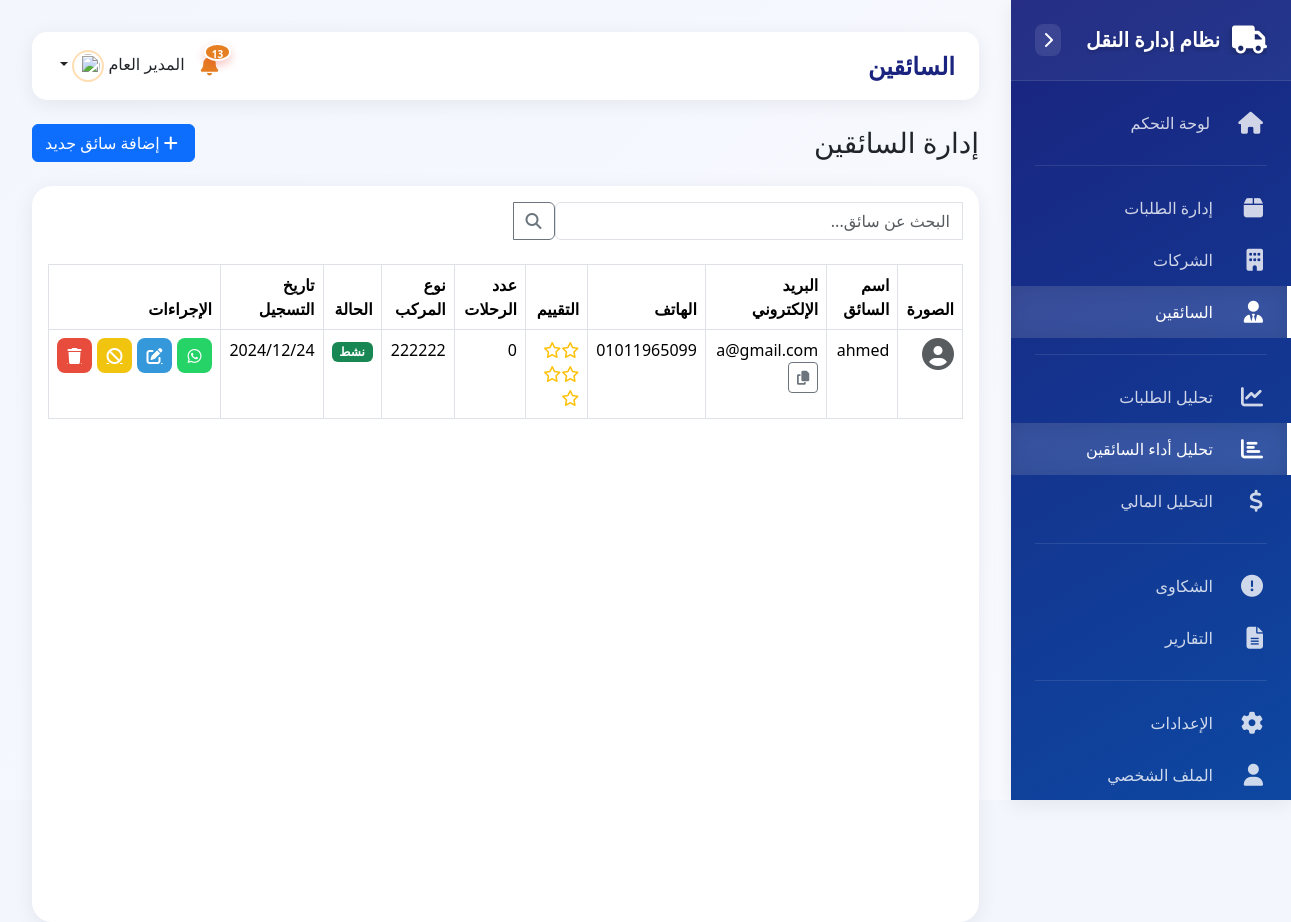
Page /drivers.php (signed in) on the committed database.
### tables this page shows
CREATE TABLE `drivers` (
  `id` int(11) NOT NULL,
  `username` varchar(100) NOT NULL,
  `email` varchar(100) NOT NULL,
  `password` varchar(255) NOT NULL,
  `phone` varchar(20) NOT NULL,
  `age` int(11) DEFAULT NULL,
  `about` text DEFAULT NULL,
  `address` text DEFAULT NULL,
  `profile_image` varchar(255) DEFAULT NULL,
  `id_number` varchar(50) DEFAULT NULL,
  `license_number` varchar(50) DEFAULT NULL,
  `vehicle_type` varchar(50) DEFAULT NULL,
  `vehicle_model` varchar(50) DEFAULT NULL,
  `plate_number` varchar(20) DEFAULT NULL,
  `is_active` tinyint(1) DEFAULT 1,
  `current_status` enum('available','busy','offline') DEFAULT 'offline',
  `rating` decimal(3,2) DEFAULT 0.00,
  `total_trips` int(11) DEFAULT 0,
  `completed_orders` int(11) DEFAULT 0,
  `cancelled_orders` int(11) DEFAULT 0,
  `total_earnings` decimal(10,2) DEFAULT 0.00,
  `last_login` timestamp NULL DEFAULT NULL,
  `last_location` point DEFAULT NULL,
  `created_at` timestamp NOT NULL DEFAULT current_timestamp(),
  `updated_at` timestamp NOT NULL DEFAULT current_timestamp() ON UPDATE current_timestamp()
);

### drivers.php (the view, shortened to what this page needs)
<?php
require_once 'config.php';
$search = isset($_GET['search']) ? $_GET['search'] : '';
$page = isset($_GET['page']) ? (int)$_GET['page'] : 1;
$limit = 10;
$offset = ($page - 1) * $limit;
$query = "SELECT d.*,
    COALESCE(AVG(dr.rating), 0) as rating,
    COUNT(DISTINCT r.id) as total_trips
    FROM drivers d
    LEFT JOIN driver_ratings dr ON d.id = dr.driver_id
    LEFT JOIN requests r ON d.id = r.driver_id AND r.status = 'delivered'
    WHERE 1=1";
$query .= " GROUP BY d.id ORDER BY d.created_at DESC LIMIT :limit OFFSET :offset";
$stmt = $conn->prepare($query);
$stmt->bindValue(':limit', $limit, PDO::PARAM_INT);
$stmt->bindValue(':offset', $offset, PDO::PARAM_INT);
$stmt->execute();
$drivers = $stmt->fetchAll();
require_once 'includes/header.php';
?>
<div class="d-flex justify-content-between align-items-center mb-4">
    <h1 class="h3 mb-0">إدارة السائقين</h1>
    <a href="driver_form.php" class="btn btn-primary">
        <i class="fas fa-plus me-1"></i> إضافة سائق جديد
    </a>
</div>
<div class="card">
    <div class="card-body">
        <form class="row g-3 mb-4">
            <div class="col-md-6">
                <div class="input-group">
                    <input type="text" class="form-control" name="search" placeholder="البحث عن سائق..." value="<?php echo htmlspecialchars($search); ?>">
                    <button class="btn btn-outline-secondary" type="submit">
                        <i class="fas fa-search"></i>
                    </button>
                </div>
            </div>
        </form>
        <div class="table-responsive">
            <table class="table table-bordered table-hover">
                <thead>
                    <tr>
                        <th>الصورة</th>
                        <th>اسم السائق</th>
                        <th>البريد الإلكتروني</th>
                        <th>الهاتف</th>
                        <th>التقييم</th>
                        <th>عدد الرحلات</th>
                        <th>نوع المركب</th>
                        <th>الحالة</th>
                        <th>تاريخ التسجيل</th>
                        <th>الإجراءات</th>
                    </tr>
                </thead>
                <tbody>
                    <?php foreach ($drivers as $driver): ?>
                        <tr>
                            <td>
                                <?php if ($driver['profile_image']): ?>
                                    <img src="uploads/profiles/<?php echo $driver['profile_image']; ?>" alt="Profile" class="img-thumbnail" style="width: 50px;">
                                <?php else: ?>
                                    <i class="fas fa-user-circle fa-2x text-muted"></i>
                                <?php endif; ?>
                            </td>
                            <td><?php echo htmlspecialchars($driver['username']); ?></td>
                            <td>
                                <?php echo htmlspecialchars($driver['email']); ?>
                                <button class="btn btn-sm btn-outline-secondary ms-2"
                                        onclick="copyDriverInfo('<?php echo htmlspecialchars($driver['username']); ?>', '<?php echo htmlspecialchars($driver['email']); ?>', '<?php echo htmlspecialchars($driver['phone']); ?>', '<?php echo htmlspecialchars($driver['username']); ?>@123')"
                                        title="نسخ بيانات السائق">
                                    <i class="fas fa-copy"></i>
                                </button>
                            </td>
                            <td><?php echo htmlspecialchars($driver['phone']); ?></td>
                            <td>
                                <div class="text-warning">
                                    <?php
                                    $rating = $driver['rating'];
                                    echo str_repeat('<i class="far fa-star"></i>', 5 - ceil($rating));
                                    ?>
                                </div>
                            </td>
                            <td><?php echo $driver['total_trips']; ?></td>
                            <td><?php echo htmlspecialchars($driver['vehicle_type']); ?></td>
                            <td>
                                <span class="badge bg-<?php echo $driver['is_active'] ? 'success' : 'danger'; ?>">
                                    <?php echo $driver['is_active'] ? 'نشط' : 'غير نشط'; ?>
                                </span>
                            </td>
                            <td><?php echo date('Y/m/d', strtotime($driver['created_at'])); ?></td>
                            <td>
                                <div class="action-btn-group">
                                    <button type="button"
                                           class="action-btn whatsapp-btn"
                                           onclick="openCompanyWhatsApp('<?php echo htmlspecialchars($driver['phone']); ?>')"
                                           data-title="تواصل عبر واتساب">
                                        <i class="fab fa-whatsapp"></i>
                                    </button>
                                    <a href="driver_form.php?id=<?php echo $driver['id']; ?>"
                                       class="action-btn edit-btn"
                                       data-title="تعديل">
                                        <i class="fas fa-edit"></i>
                                    </a>
                                    <?php if ($driver['is_active']): ?>
                                        <a href="?action=deactivate&id=<?php echo $driver['id']; ?>&token=<?php echo $_SESSION['token']; ?>"
                                           class="action-btn deactivate-btn"
                                           data-title="تعطيل"
                                           onclick="return confirm('هل أنت متأكد من تعطيل هذا السائق؟')">
                                            <i class="fas fa-ban"></i>
                                        </a>
                                    <?php endif; ?>
                                    <a href="?action=delete&id=<?php echo $driver['id']; ?>&token=<?php echo $_SESSION['token']; ?>"
                                       class="action-btn delete-btn"
                                       data-title="حذف"
                                       onclick="return confirm('هل أنت متأكد من حذف هذا السائق؟')">
                                        <i class="fas fa-trash"></i>
                                    </a>
                                </div>
                            </td>
                        </tr>
                    <?php endforeach; ?>
                </tbody>
            </table>
        </div>
    </div>
</div>
<?php require_once 'includes/footer.php'; ?>

### assets/css/dashboard.css (style rules this page uses)
:root { --primary-gradient: linear-gradient(150deg, #ff8f00 0%, #e65100 100%); --secondary-gradient: linear-gradient(150deg, #ffa726 0%, #fb8c00 100%); --success-gradient: linear-gradient(150deg, #43a047 0%, #2e7d32 100%); --dark-gradient: linear-gradient(150deg, #1a237e 0%, #0d47a1 100%); --danger-gradient: linear-gradient(150deg, #e53935 0%, #c62828 100%); --sidebar-width: 280px; --sidebar-collapsed-width: 70px; --header-height: 60px; --card-shadow: 0 4px 20px rgba(0,0,0,0.07); --hover-shadow: 0 8px 30px rgba(0,0,0,0.15); }
body { background-color: #f3f6fd; font-family: system-ui, -apple-system, "Segoe UI", Roboto, "Helvetica Neue", Arial, sans-serif; min-height: 100vh; position: relative; display: flex; }
.card { border: none; border-radius: 20px; box-shadow: var(--card-shadow); transition: all 0.3s cubic-bezier(0.4, 0, 0.2, 1); overflow: hidden; height: 100%; background: white; }

### drivers.php (style rules this page uses)
.action-btn-group { display: flex; gap: 5px; justify-content: flex-start; align-items: center; }
.action-btn { width: 35px; height: 35px; padding: 0; display: inline-flex; align-items: center; justify-content: center; border-radius: 8px; transition: all 0.3s ease; position: relative; border: none; }
.action-btn i { font-size: 1rem; }
.action-btn.edit-btn { background-color: #3498db; color: white; }
.action-btn.whatsapp-btn { background-color: #25D366; color: white; }
.action-btn.deactivate-btn { background-color: #f1c40f; color: white; }
.action-btn.delete-btn { background-color: #e74c3c; color: white; }
.action-btn::after { content: attr(data-title); position: absolute; bottom: 100%; left: 50%; transform: translateX(-50%); padding: 5px 10px; background: rgba(0,0,0,0.8); color: white; border-radius: 4px; font-size: 12px; white-space: nowrap; visibility: hidden; opacity: 0; transition: all 0.3s ease; }

### rows in the picture
drivers: username "ahmed", email "a@gmail.com", phone "01011965099", total_trips "0", vehicle_type "222222", is_active "نشط", created_at "2024/12/24"

### other values in the picture
$unread_notifications "13"
$_SESSION['admin_username'] "المدير العام"
